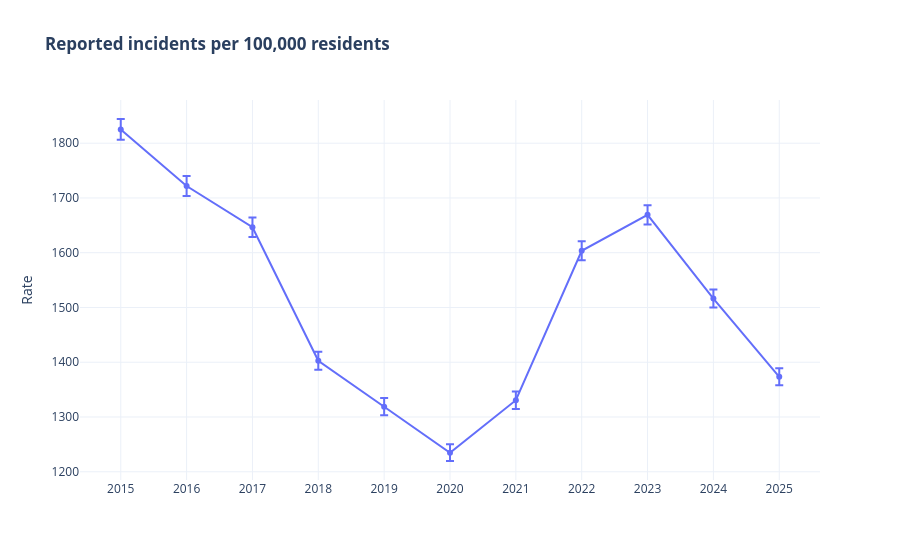

Source (notebook cell):
### Markdown cell above
### Rate per 100,000 residents
The rate is the number of incidents reported divided by the population, times 100,000. It is a frequency of *reported incidents*, not the probability that a resident becomes a victim. The interval is the exact Poisson interval and treats the population as known, so it understates the true uncertainty.

### Code cell
rate_total = rate_with_ci(yearly.sum(axis=1), population).dropna(subset=["POPULATION"])
if rate_total.empty:
    print("No population in reference/population_montreal.csv: rates cannot be computed.")
else:
    display(rate_total.round(1))
    fig = go.Figure(go.Scatter(
        x=rate_total.index, y=rate_total["RATE"], mode="lines+markers", name="Rate",
        error_y=dict(type="data", symmetric=False,
                     array=rate_total["HIGH"] - rate_total["RATE"],
                     arrayminus=rate_total["RATE"] - rate_total["LOW"])))
    fig.update_layout(title="<b>Reported incidents per 100,000 residents</b>", yaxis_title="Rate")
    fig.update_xaxes(dtick=1)
    fig.show()
    missing_years = sorted(set(yearly.index) - set(rate_total.index))
    if missing_years:
        print("Years without a population in reference/population_montreal.csv:", missing_years)

### Figure 1 — Plotly figure (JSON) as saved in the notebook; plotly's stock layout.template omitted (floating-point values rounded to 4 significant figures)
{"data": [{"error_y": {"array": [19.06, 18.47, 17.95, 16.41, 15.78, 15.26, 16.02, 17.5, 17.59, 16.49, 15.67], "arrayminus": [18.91, 18.32, 17.81, 16.27, 15.64, 15.12, 15.88, 17.35, 17.45, 16.35, 15.54], "symmetric": false, "type": "data"}, "mode": "lines+markers", "name": "Rate", "type": "scatter", "x": [2015, 2016, 2017, 2018, 2019, 2020, 2021, 2022, 2023, 2024, 2025], "y": [1825.0, 1722.0, 1647.0, 1403.0, 1319.0, 1235.0, 1331.0, 1603.0, 1669.0, 1516.0, 1373.0]}], "layout": {"title": {"text": "<b>Reported incidents per 100,000 residents</b>"}, "xaxis": {"dtick": 1}, "yaxis": {"title": {"text": "Rate"}}}}
